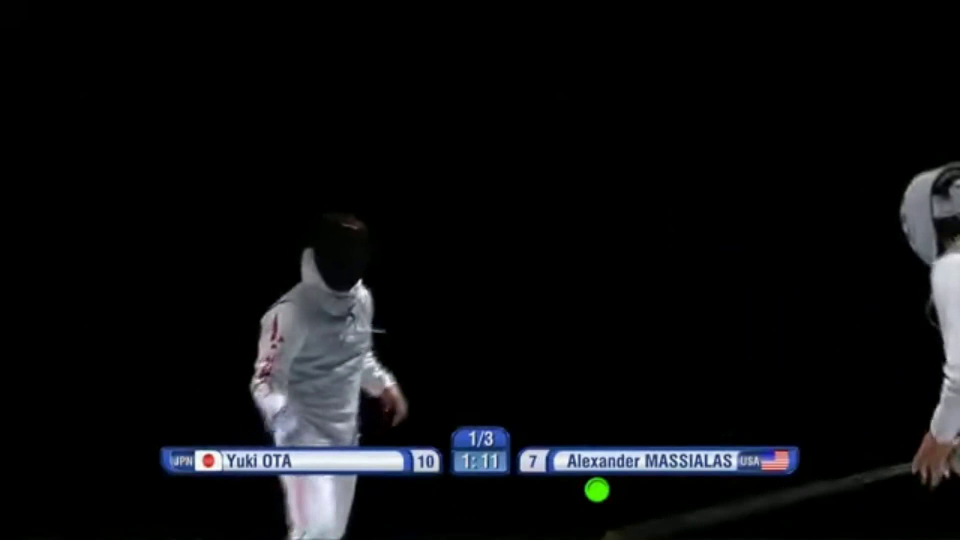
#> input picture frame 18 of data/clips/cand_001_5.9s_f0-189.mp4, 1920 x 1080 px (shown at 1/2 size)
$ python stabilize_video.py
#> lines starting #> are read from the running program, lines starting #| are printed output that depends on the picture
import cv2
import numpy as np
from pathlib import Path

IN_DIR = Path("data/clips")
OUT_DIR = Path("outputs/stabilized")
OUT_DIR.mkdir(parents=True, exist_ok=True)

def stabilize_video(in_path: Path, out_path: Path, max_frames: int | None = None):
    cap = cv2.VideoCapture(str(in_path))
    if not cap.isOpened():
        raise RuntimeError(f"Could not open {in_path}")

    fps = cap.get(cv2.CAP_PROP_FPS)
    if fps <= 0:
        fps = 30.0

    w = int(cap.get(cv2.CAP_PROP_FRAME_WIDTH))
    h = int(cap.get(cv2.CAP_PROP_FRAME_HEIGHT))

    fourcc = cv2.VideoWriter_fourcc(*"mp4v")
    writer = cv2.VideoWriter(str(out_path), fourcc, fps, (w, h))

    # Read first frame as reference
    ok, prev = cap.read()
#> prev is the input picture: shape (1080, 1920, 3); mean B, G, R 15, 13.2, 12.5
    if not ok:
        cap.release()
        writer.release()
        raise RuntimeError("Could not read first frame")

    prev_gray = cv2.cvtColor(prev, cv2.COLOR_BGR2GRAY)
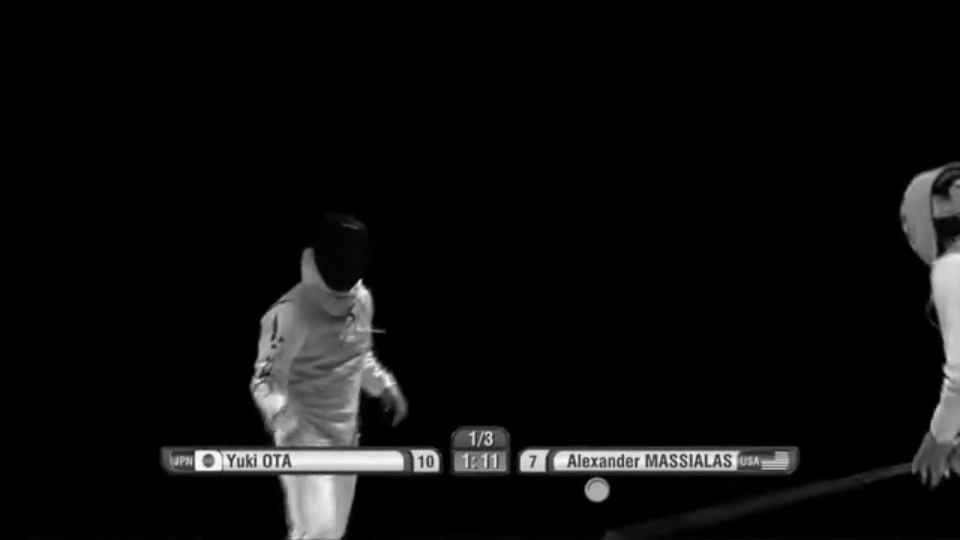
#> prev_gray: shape (1080, 1920) (shown at 1/2 size); min 0, max 254, mean 13.2

    orb = cv2.ORB_create(2000)
    bf = cv2.BFMatcher(cv2.NORM_HAMMING, crossCheck=True)

    writer.write(prev)  # first frame unchanged

    frame_idx = 1
    while True:
        if max_frames is not None and frame_idx >= max_frames:
            break

        ok, curr = cap.read()
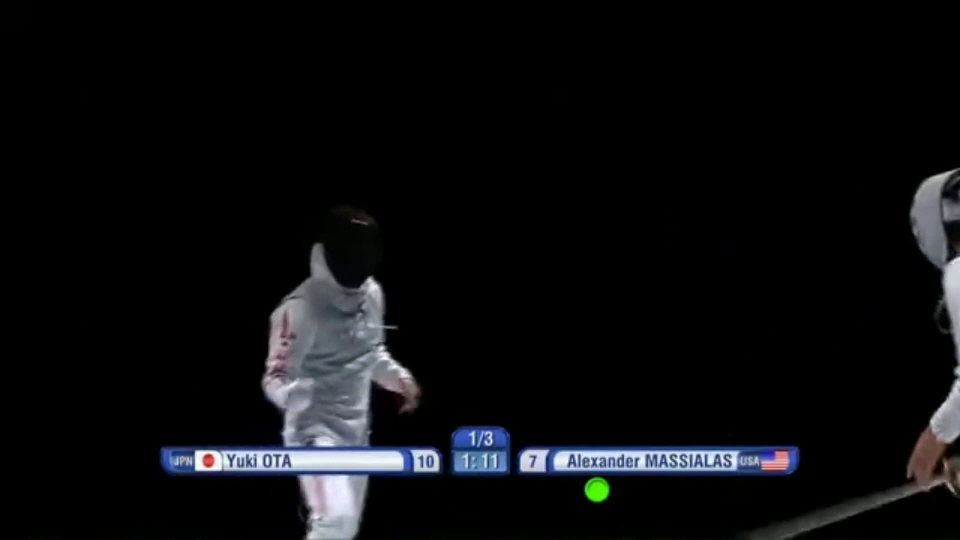
#> input picture frame 19 of data/clips/cand_001_5.9s_f0-189.mp4, 1920 x 1080 px (shown at 1/2 size)
#> curr is the input picture: shape (1080, 1920, 3); mean B, G, R 14.4, 12.6, 11.9
        if not ok:
            break

        curr_gray = cv2.cvtColor(curr, cv2.COLOR_BGR2GRAY)
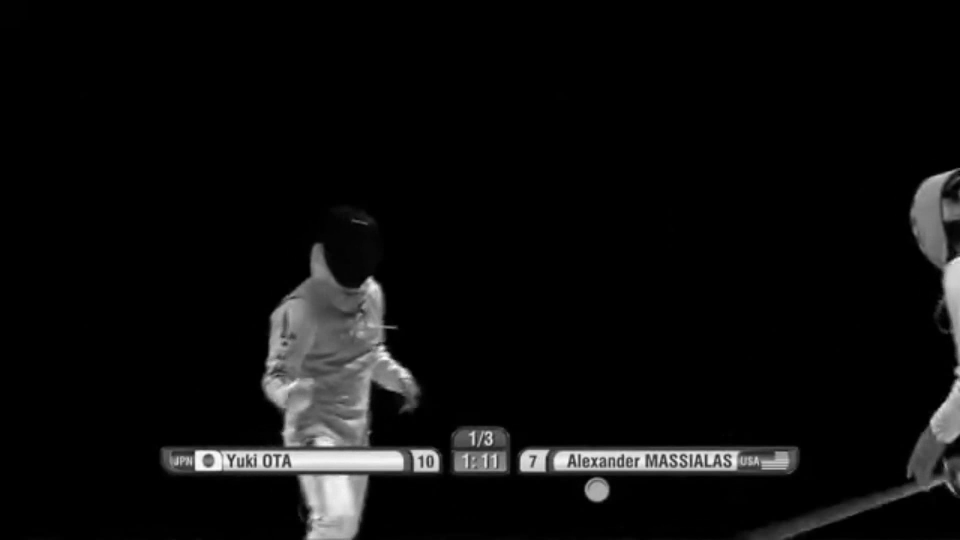
#> curr_gray: shape (1080, 1920) (shown at 1/2 size); min 0, max 254, mean 12.6

        # Detect + match features between prev and curr
        kp1, des1 = orb.detectAndCompute(prev_gray, None)
#> kp1 = 2000 keypoints; strongest (x, y, size): (394, 932, 111.1), (394, 903, 111.1), (717, 563, 111.1), (719, 562, 77.1)
        kp2, des2 = orb.detectAndCompute(curr_gray, None)
#> kp2 = 2000 keypoints; strongest (x, y, size): (394, 932, 111.1), (394, 903, 111.1), (871, 935, 111.1), (828, 903, 111.1)

        if des1 is None or des2 is None or len(kp1) < 10 or len(kp2) < 10:
            # If feature detection fails, just write frame as-is
            writer.write(curr)
            prev_gray = curr_gray
            frame_idx += 1
            continue

        matches = bf.match(des1, des2)
#> matches = 1863 matches
        matches = sorted(matches, key=lambda x: x.distance)

        # Keep best matches
        good = matches[:80] if len(matches) > 80 else matches
#> good = 80 matches
        if len(good) < 10:
            writer.write(curr)
            prev_gray = curr_gray
            frame_idx += 1
            continue

        pts1 = np.float32([kp1[m.queryIdx].pt for m in good]).reshape(-1, 1, 2)
#> pts1 = 80 rows, first 8: [355, 914], [1192, 931], [1177, 931], [1168, 931], [484, 931], [460, 931], [1397, 930], [1255, 930]
        pts2 = np.float32([kp2[m.trainIdx].pt for m in good]).reshape(-1, 1, 2)
#> pts2 has the same summary as pts1

        # Estimate affine transform from curr -> prev
        M, inliers = cv2.estimateAffinePartial2D(pts2, pts1, method=cv2.RANSAC, ransacReprojThreshold=3.0)
#> M = [[1, 0, 0], [0, 1, 0]]; inliers = 80 values from 1 to 1

        if M is None:
            writer.write(curr)
        else:
            stabilized = cv2.warpAffine(curr, M, (w, h))
            writer.write(stabilized)

        prev_gray = curr_gray
        frame_idx += 1

    cap.release()
    writer.release()

def main():
    clips = sorted(IN_DIR.glob("*.mp4"))
    if not clips:
        print(f"No clips found in {IN_DIR.resolve()}")
        return

    for p in clips:
        out = OUT_DIR / f"{p.stem}_stab.mp4"
        print(f"Stabilizing: {p.name} -> {out.name}")
        stabilize_video(p, out)

    print(f"Done. Stabilized {len(clips)} clip(s) into {OUT_DIR}")

if __name__ == "__main__":
    main()

$ run again, starting later in the video
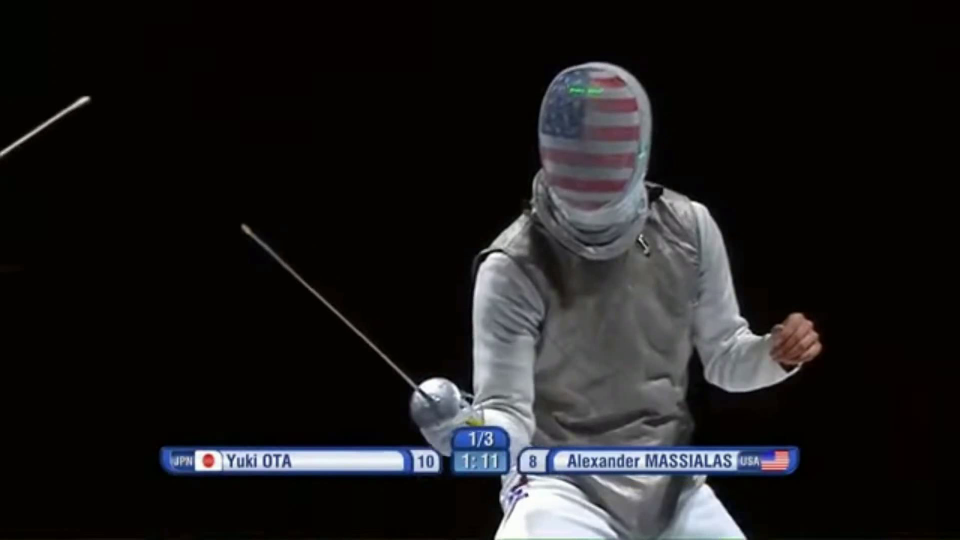
#> input picture frame 85 of data/clips/cand_001_5.9s_f0-189.mp4, 1920 x 1080 px (shown at 1/2 size)
#> in stabilize_video, prev is the input picture: shape (1080, 1920, 3); mean B, G, R 27.9, 27.1, 28.2
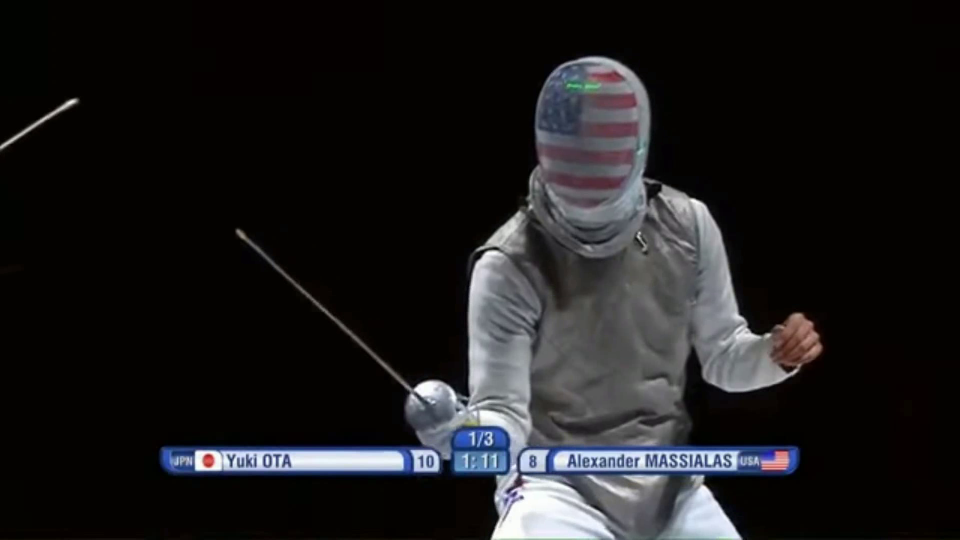
#> input picture frame 86 of data/clips/cand_001_5.9s_f0-189.mp4, 1920 x 1080 px (shown at 1/2 size)
#> in stabilize_video, curr is the input picture: shape (1080, 1920, 3); mean B, G, R 28.3, 27.5, 28.5
#> in stabilize_video, `curr_gray = cv2.cvtColor(curr, cv2.COLOR_BGR2GRAY)`:
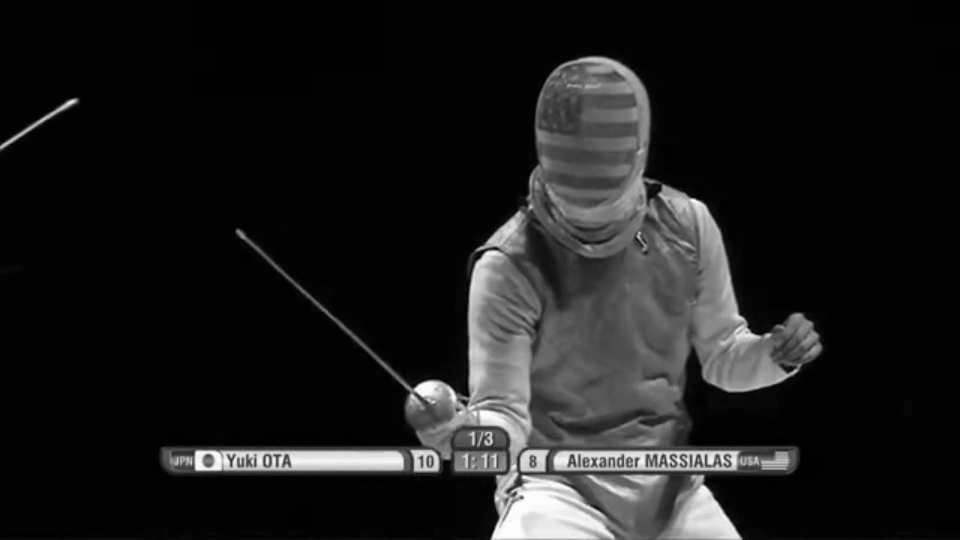
#> curr_gray: shape (1080, 1920) (shown at 1/2 size); min 0, max 255, mean 27.6
#> kp1 = 2000 keypoints; strongest (x, y, size): (846, 774, 111.1), (842, 773, 92.6), (394, 932, 111.1), (394, 903, 111.1)
#> kp2 = 2000 keypoints; strongest (x, y, size): (835, 778, 111.1), (394, 932, 111.1), (833, 779, 92.6), (394, 903, 111.1)
#> matches = 1742 matches
#> good = 80 matches
#> pts1 = 80 rows, first 8: [1183, 931], [391, 937], [556, 931], [553, 931], [529, 931], [487, 931], [484, 931], [463, 931]
#> pts2 has the same summary as pts1
#> M = [[1, 0, 0], [0, 1, 0]]; inliers = 80 values from 1 to 1

$ run again, starting later in the video
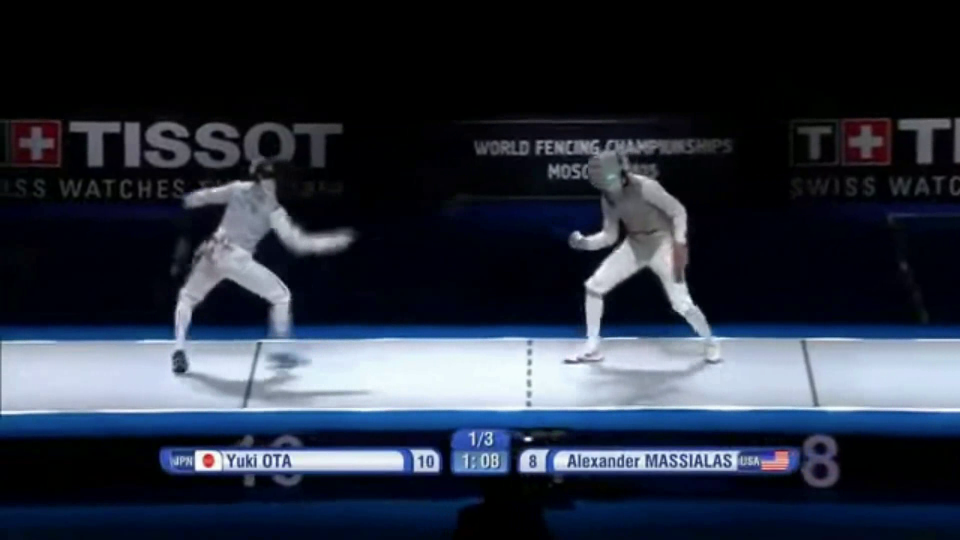
#> input picture frame 151 of data/clips/cand_001_5.9s_f0-189.mp4, 1920 x 1080 px (shown at 1/2 size)
#> in stabilize_video, prev is the input picture: shape (1080, 1920, 3); mean B, G, R 61.8, 47.8, 41.1
#> in stabilize_video, `prev_gray = cv2.cvtColor(prev, cv2.COLOR_BGR2GRAY)`:
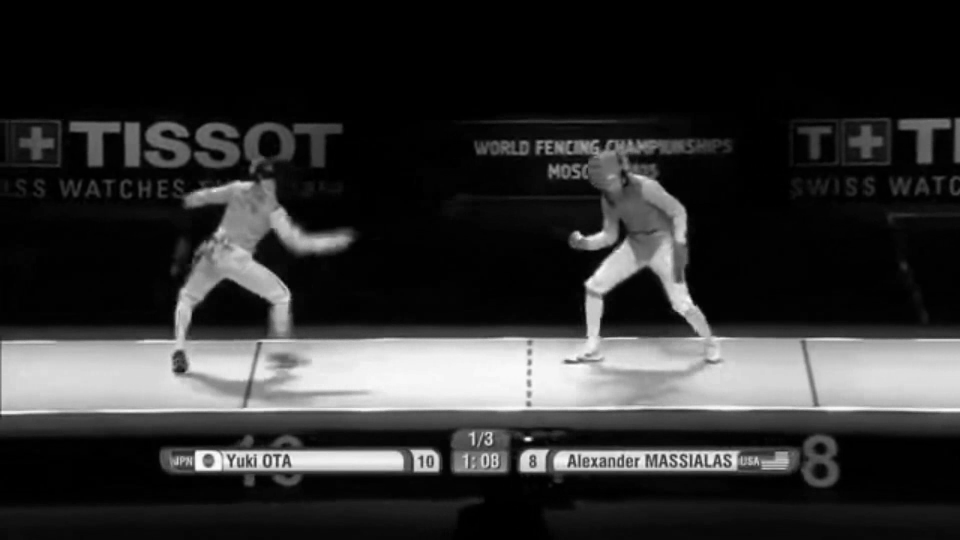
#> prev_gray: shape (1080, 1920) (shown at 1/2 size); min 0, max 255, mean 47.4
#> kp1 = 2000 keypoints; strongest (x, y, size): (394, 932, 111.1), (394, 903, 111.1), (1058, 876, 77.1), (1058, 877, 64.3)
#> kp2 has the same summary as kp1
#> matches = 1948 matches
#> good = 80 matches
#> pts1 = 80 rows, first 8: [1177, 921], [1147, 923], [1208, 915], [1483, 914], [577, 925], [1459, 914], [875, 941], [1434, 931]
#> pts2 has the same summary as pts1
#> M = [[1, 0, 0], [0, 1, 0]]; inliers = 80 values from 1 to 1
